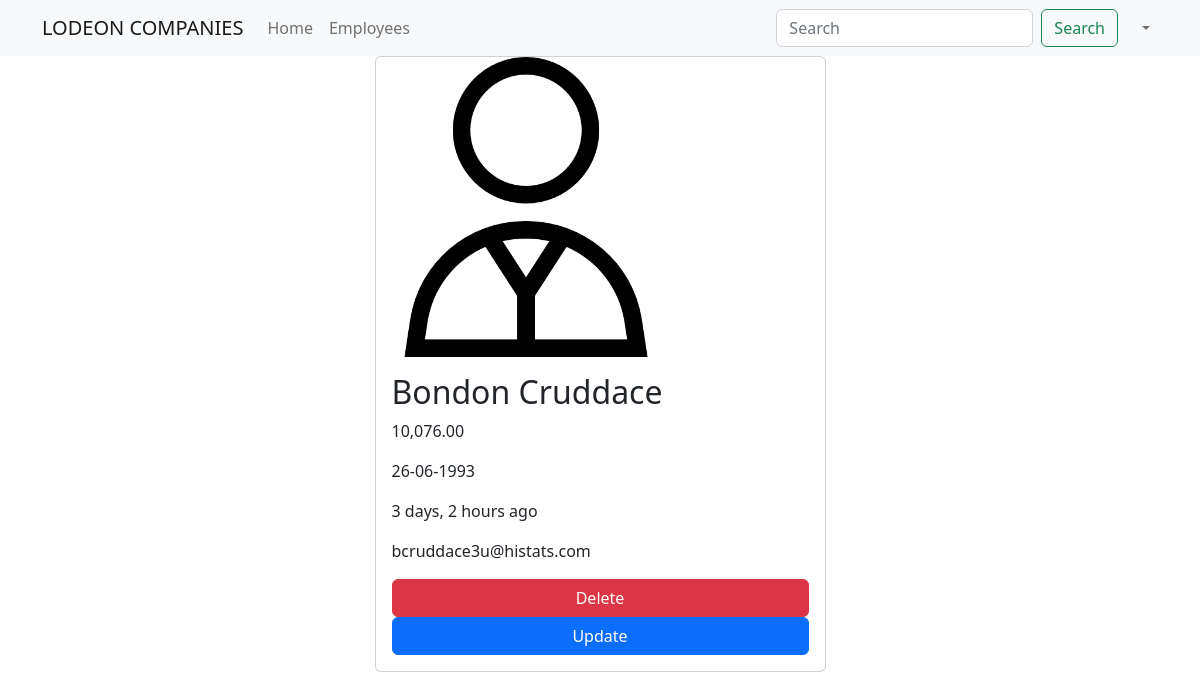
The app's page /employees/139 (signed in) with its own data.
### main_app/models.py (models this page shows, shortened)
class Employee(models.Model):
    name = models.CharField(max_length=40)
    email = models.EmailField(unique=True)
    dob = models.DateField(null=True)
    salary = models.DecimalField(max_digits=7, decimal_places=2)
    disabled = models.BooleanField(default=False)
    profile = models.ImageField(upload_to=unique_img_name, null=True, default="employees/businessman.png")
    created_at = models.DateTimeField(auto_now_add=True, null=True)  # Once during creation
    updated_at = models.DateTimeField(auto_now=True, null=True)  # Everytime an update is done
    class Meta:
        verbose_name = 'Employee'
        verbose_name_plural = 'Employees'
        ordering = ['salary']

### main_app/views.py (the view)
# urls.py: path('employees/<int:emp_id>', views.employee_details, name="details"),
@login_required
@permission_required('main_app.view_employee', raise_exception=True)
def employee_details(request, emp_id):
    employees = Employee.objects.get(pk=emp_id)
    return render(request, "employee_details.html", {"employees": employees})

### templates/employee_details.html (shortened to what this page needs)
{% extends 'base_template.html' %}
{% load humanize %}
{% block content %}
    {% include 'navbar.html' %}
    <div class="container">
        <div class="row justify-content-center">
            <div class="col-sm-5">
                <div class="card">
                    <img src="{{ employees.profile.url }}" height="300" width="300" alt="">
                    <div class="card-body">
                        <h2 class="card-title">{{ employees.name }}</h2>
                        <p class="card-text">{{ employees.salary | intcomma }}</p>
                        <p class="card-text">{{ employees.dob | date:'d-m-Y' }}</p>
                        <p class="card-text">{{ employees.created_at | naturaltime }}</p>
                        <p class="card-text">{{ employees.email }}</p>
                        {% if perms.main_app.delete_employees %}
                        	<a href="{% url 'delete' employees.id %}" class="btn btn-danger w-100">Delete</a>
                        {% endif %}
                    {% if perms.main_app.change_employees %}
                    	<a href="{% url 'update' employees.id %}" class="btn btn-primary w-100">Update</a>
                    {% endif %}
                    </div>
                </div>
            </div>
        </div>
    </div>
{% endblock %}

### records on screen
Employee: profile (picture), name "Bondon Cruddace", salary "10,076.00", dob "26-06-1993", created_at "3 days, 2 hours ago", email "bcruddace3u@histats.com"
